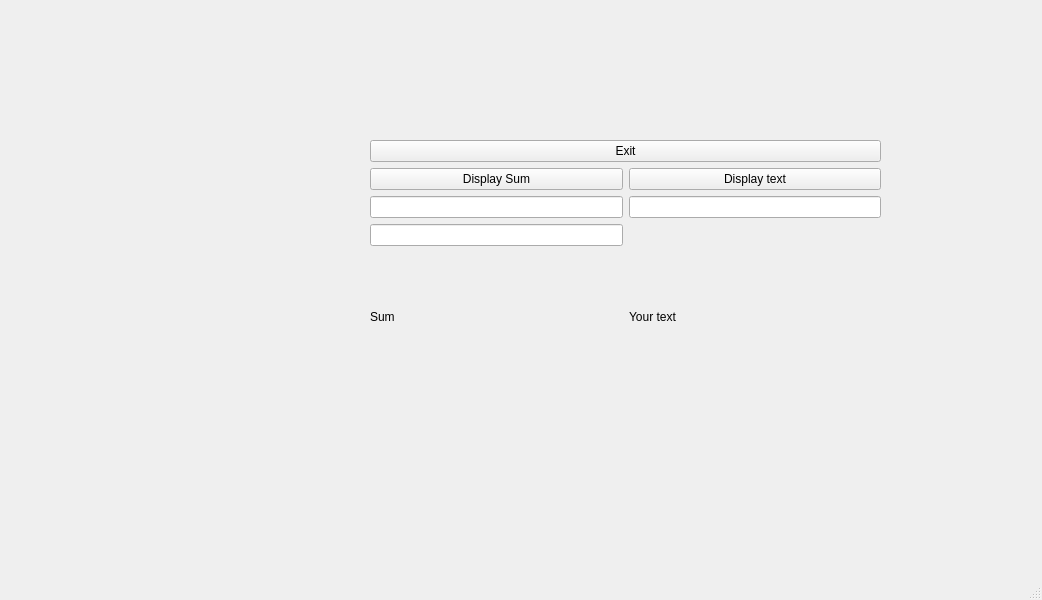
<?xml version="1.0" encoding="UTF-8"?>
<ui version="4.0">
 <class>MainWindow</class>
 <widget class="QMainWindow" name="MainWindow">
  <property name="geometry">
   <rect>
    <x>0</x>
    <y>0</y>
    <width>1042</width>
    <height>600</height>
   </rect>
  </property>
  <property name="windowTitle">
   <string>MainWindow</string>
  </property>
  <widget class="QWidget" name="centralwidget">
   <widget class="QWidget" name="gridLayoutWidget">
    <property name="geometry">
     <rect>
      <x>370</x>
      <y>140</y>
      <width>511</width>
      <height>241</height>
     </rect>
    </property>
    <layout class="QGridLayout" name="gridLayout">
     <item row="3" column="0">
      <widget class="QLineEdit" name="lineEdit2"/>
     </item>
     <item row="8" column="0">
      <widget class="QLabel" name="lbl2">
       <property name="text">
        <string>Sum</string>
       </property>
      </widget>
     </item>
     <item row="1" column="0">
      <widget class="QPushButton" name="pb2">
       <property name="text">
        <string>Display Sum</string>
       </property>
      </widget>
     </item>
     <item row="2" column="0">
      <widget class="QLineEdit" name="lineEdit1"/>
     </item>
     <item row="0" column="0" colspan="2">
      <widget class="QPushButton" name="pbExit">
       <property name="text">
        <string>Exit</string>
       </property>
      </widget>
     </item>
     <item row="1" column="1">
      <widget class="QPushButton" name="pbShow">
       <property name="text">
        <string>Display text</string>
       </property>
      </widget>
     </item>
     <item row="2" column="1">
      <widget class="QLineEdit" name="leEnter"/>
     </item>
     <item row="8" column="1">
      <widget class="QLabel" name="lbText">
       <property name="text">
        <string>Your text</string>
       </property>
      </widget>
     </item>
    </layout>
   </widget>
  </widget>
  <widget class="QMenuBar" name="menubar">
   <property name="geometry">
    <rect>
     <x>0</x>
     <y>0</y>
     <width>1042</width>
     <height>23</height>
    </rect>
   </property>
  </widget>
  <widget class="QStatusBar" name="statusbar"/>
 </widget>
 <resources/>
 <connections/>
</ui>
